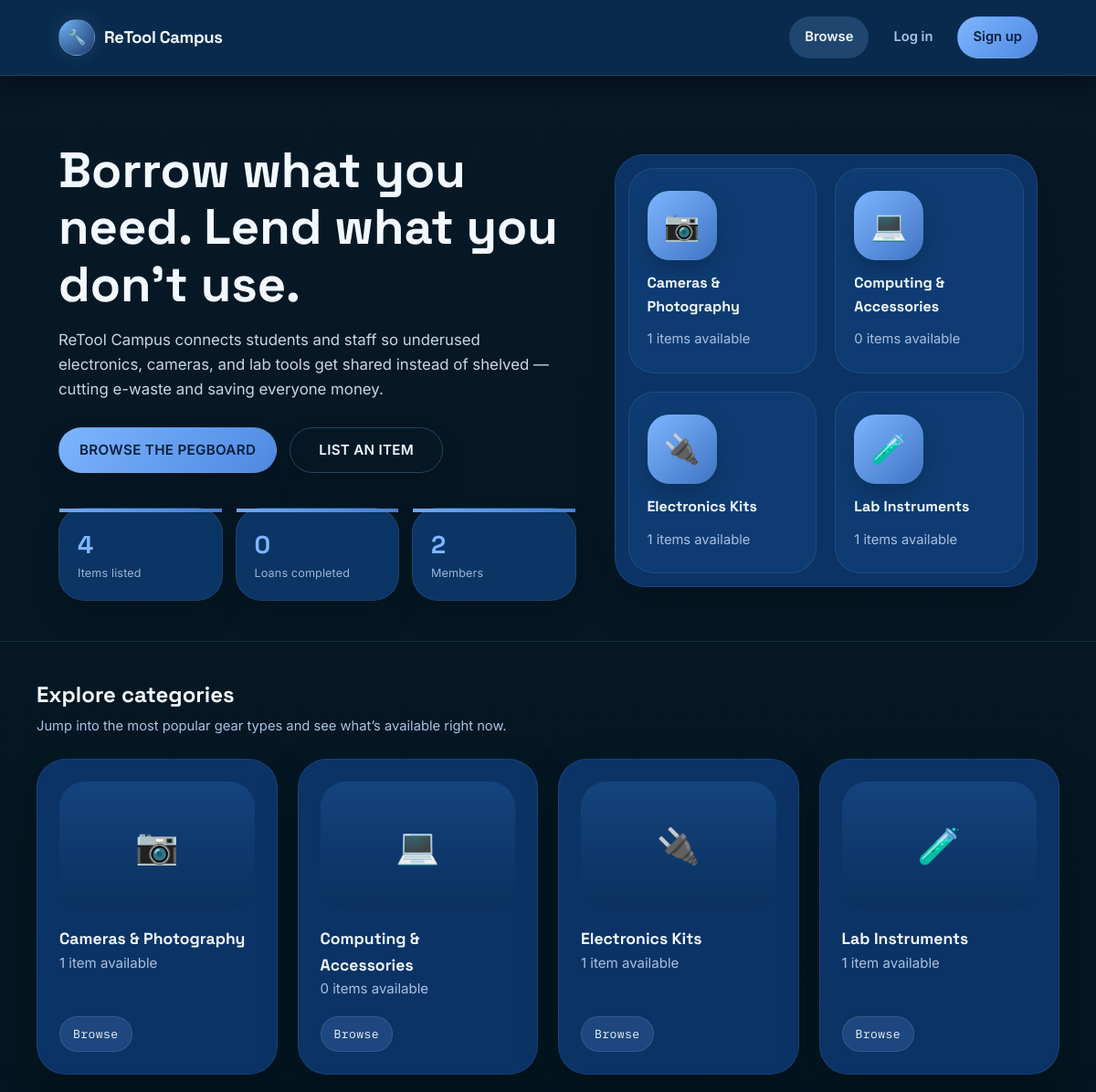
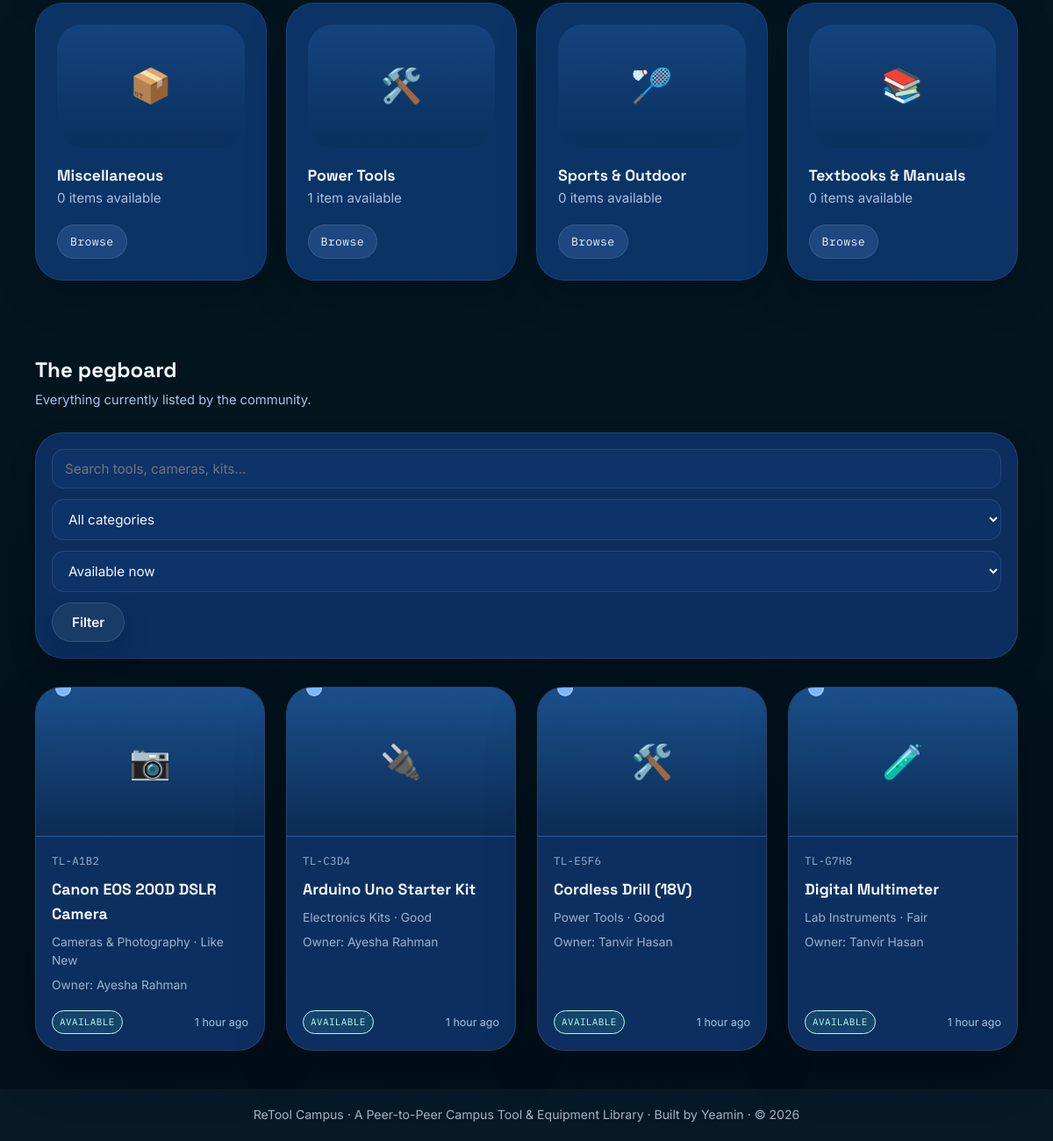
The page / on the database its author committed (2 pictures, top to bottom).
### tables this page shows
CREATE TABLE categories (
    id        INT AUTO_INCREMENT PRIMARY KEY,
    name      VARCHAR(60) NOT NULL UNIQUE,
    icon      VARCHAR(10) DEFAULT '🔧'
);

CREATE TABLE items (
    id              INT AUTO_INCREMENT PRIMARY KEY,
    owner_id        INT NOT NULL,
    category_id     INT NOT NULL,
    title           VARCHAR(120) NOT NULL,
    description     TEXT NOT NULL,
    item_condition  ENUM('New','Like New','Good','Fair','Worn') NOT NULL DEFAULT 'Good',
    photo_path      VARCHAR(255) DEFAULT NULL,
    max_loan_days   INT NOT NULL DEFAULT 7,
    deposit_note    VARCHAR(255) DEFAULT NULL,
    status          ENUM('available','borrowed','unavailable') NOT NULL DEFAULT 'available',
    asset_code      VARCHAR(12) NOT NULL UNIQUE,
    created_at      DATETIME NOT NULL DEFAULT CURRENT_TIMESTAMP,
    FOREIGN KEY (owner_id)    REFERENCES users(id)      ON DELETE CASCADE,
    FOREIGN KEY (category_id) REFERENCES categories(id) ON DELETE RESTRICT
);

CREATE TABLE users (
    id              INT AUTO_INCREMENT PRIMARY KEY,
    full_name       VARCHAR(100)  NOT NULL,
    email           VARCHAR(150)  NOT NULL UNIQUE,
    student_id      VARCHAR(30)   NOT NULL,
    password_hash   VARCHAR(255)  NOT NULL,
    phone           VARCHAR(30)   DEFAULT NULL,
    department      VARCHAR(100)  DEFAULT NULL,
    avatar_initials VARCHAR(4)    DEFAULT NULL,
    reputation_pts  INT           NOT NULL DEFAULT 0,
    created_at      DATETIME      NOT NULL DEFAULT CURRENT_TIMESTAMP
);

### includes/auth.php (called while the page is built, shortened)
<?php
function is_logged_in(): bool {
    return isset($_SESSION['user_id']);
}
function e(?string $str): string {
    return htmlspecialchars($str ?? '', ENT_QUOTES, 'UTF-8');
}

### includes/functions.php (called while the page is built, shortened)
<?php
function get_categories(PDO $pdo): array {
    static $cats = null;
    if ($cats === null) {
        $cats = $pdo->query(
            "SELECT categories.*, COUNT(items.id) AS item_count
             FROM categories
             LEFT JOIN items ON items.category_id = categories.id AND items.status = 'available'
             GROUP BY categories.id
             ORDER BY categories.name"
        )->fetchAll();
    }
    return $cats;
}
function time_ago(string $datetime): string {
    $diff = time() - strtotime($datetime);
    $units = [
        31536000 => 'year', 2592000 => 'month', 86400 => 'day',
        3600 => 'hour', 60 => 'minute'
    ];
    foreach ($units as $secs => $label) {
        $val = floor($diff / $secs);
        if ($val >= 1) return $val . ' ' . $label . ($val > 1 ? 's' : '') . ' ago';
    }
    return 'just now';
}
function status_badge_class(string $status): string {
    return match ($status) {
        'available' => 'badge badge-available',
        'borrowed'  => 'badge badge-borrowed',
        'unavailable' => 'badge badge-unavailable',
        'pending'   => 'badge badge-pending',
        'approved'  => 'badge badge-approved',
        'rejected'  => 'badge badge-rejected',
        'returned'  => 'badge badge-returned',
        'cancelled' => 'badge badge-cancelled',
        default     => 'badge',
    };
}

### index.php (the view, shortened to what this page needs)
<?php
require_once __DIR__ . '/includes/auth.php';
require_once __DIR__ . '/includes/functions.php';
$categories = get_categories($pdo);
$q          = trim($_GET['q'] ?? '');
$status     = $_GET['status'] ?? 'available';
$sql = "SELECT items.*, categories.name AS category_name, categories.icon AS category_icon,
               users.full_name AS owner_name
        FROM items
        JOIN categories ON categories.id = items.category_id
        JOIN users ON users.id = items.owner_id
        WHERE 1=1";
$params = [];
if (in_array($status, ['available', 'borrowed', 'unavailable'], true)) {
    $sql .= ' AND items.status = ?';
    $params[] = $status;
}
$sql .= ' ORDER BY items.created_at DESC';
$stmt = $pdo->prepare($sql);
$stmt->execute($params);
$items = $stmt->fetchAll();
$totalItems     = $pdo->query('SELECT COUNT(*) FROM items')->fetchColumn();
$totalLoans     = $pdo->query("SELECT COUNT(*) FROM borrow_requests WHERE status IN ('approved','returned')")->fetchColumn();
$totalMembers   = $pdo->query('SELECT COUNT(*) FROM users')->fetchColumn();
include __DIR__ . '/includes/header.php';
?>
<header class="hero">
    <div class="container hero-grid">
        <div>
            <h1>Borrow what you need. Lend what you don't use.</h1>
            <p class="lead">ReTool Campus connects students and staff so underused electronics, cameras,
               and lab tools get shared instead of shelved — cutting e-waste and saving everyone money.</p>
            <div class="hero-actions">
                <a href="#browse" class="btn btn-primary">Browse the pegboard</a>
                <a href="<?= is_logged_in() ? 'add_item.php' : 'register.php' ?>" class="btn btn-outline">List an item</a>
            </div>
            <div class="stat-strip">
                <div class="stat-card"><div class="num"><?= (int)$totalItems ?></div><div class="label">Items listed</div></div>
                <div class="stat-card"><div class="num"><?= (int)$totalLoans ?></div><div class="label">Loans completed</div></div>
                <div class="stat-card"><div class="num"><?= (int)$totalMembers ?></div><div class="label">Members</div></div>
            </div>
        </div>
        <div class="pegboard">
            <?php
            $sample = array_slice($categories, 0, 4);
            foreach ($sample as $c): ?>
                <div class="peg-tag">
                    <div class="tag-visual"><span><?= e($c['icon']) ?></span></div>
                    <div class="tag-name"><?= e($c['name']) ?></div>
                    <div class="tag-count"><?= (int)$c['item_count'] ?> item<?= $c['item_count'] === '1' ? '' : 's' ?> available</div>
                </div>
            <?php endforeach; ?>
        </div>
    </div>
</header>
<section class="section container" id="categories">
    <div class="section-head">
        <div>
            <h2>Explore categories</h2>
            <p>Jump into the most popular gear types and see what’s available right now.</p>
        </div>
    </div>
    <div class="category-grid">
        <?php foreach ($categories as $c): ?>
            <a href="index.php?category=<?= (int)$c['id'] ?>#browse" class="category-card">
                <div class="category-media">
                    <span><?= e($c['icon']) ?></span>
                </div>
                <div>
                    <div class="category-name"><?= e($c['name']) ?></div>
                    <div class="category-availability"><?= (int)$c['item_count'] ?> item<?= (int)$c['item_count'] === 1 ? '' : 's' ?> available</div>
                </div>
                <div class="category-pill">Browse</div>
            </a>
        <?php endforeach; ?>
    </div>
</section>
<section class="section container" id="browse">
    <div class="section-head">
        <div>
            <h2>The pegboard</h2>
            <p>Everything currently listed by the community.</p>
        </div>
    </div>
    <form class="filter-bar" method="get" action="index.php#browse">
        <input type="text" name="q" placeholder="Search tools, cameras, kits…" value="<?= e($q) ?>">
        <select name="category">
            <option value="">All categories</option>
        </select>
        <select name="status">
            <option value="available" <?= $status === 'available' ? 'selected' : '' ?>>Available now</option>
        </select>
        <button type="submit" class="btn btn-dark">Filter</button>
    </form>
    <?php if (!$items): ?>
        <div class="empty-state">
            <div class="emoji">🗄️</div>
            <h3>Nothing matches yet</h3>
            <p>Try a different search, or be the first to list this kind of item.</p>
        </div>
    <?php else: ?>
        <div class="item-grid">
            <?php foreach ($items as $item): ?>
                <a class="item-card" href="item.php?id=<?= (int)$item['id'] ?>">
                    <div class="item-photo" style="<?= $item['photo_path'] ? 'background-image:url(' . e($item['photo_path']) . ')' : '' ?>">
                        <?= $item['photo_path'] ? '' : e($item['category_icon']) ?>
                    </div>
                    <div class="item-body">
                        <div class="item-code"><?= e($item['asset_code']) ?></div>
                        <div class="item-title"><?= e($item['title']) ?></div>
                        <div class="item-meta"><?= e($item['category_name']) ?> &middot; <?= e($item['item_condition']) ?></div>
                        <div class="item-meta">Owner: <?= e($item['owner_name']) ?></div>
                        <div class="item-footer">
                            <span class="<?= status_badge_class($item['status']) ?>"><?= e($item['status']) ?></span>
                            <span style="font-size:.78rem;color:var(--muted);"><?= e(time_ago($item['created_at'])) ?></span>
                        </div>
                    </div>
                </a>
            <?php endforeach; ?>
        </div>
    <?php endif; ?>
</section>
<?php include __DIR__ . '/includes/footer.php'; ?>

### includes/header.php (shortened to what this page needs)
<?php
$current_script = basename($_SERVER['SCRIPT_NAME']);
$user = is_logged_in() ? current_user() : null;
$css_version = file_exists(__DIR__ . '/../css/style.css') ? filemtime(__DIR__ . '/../css/style.css') : time();
?>
<!DOCTYPE html>
<html lang="en">
<head>
<link rel="stylesheet" href="css/style.css?v=<?= e($css_version) ?>">
</head>
<body>
<nav class="nav">
    <div class="nav-inner">
        <a href="index.php" class="brand">
            <span class="brand-mark">🔧</span> ReTool Campus
        </a>
        <div class="nav-links">
            <a href="index.php" class="<?= $current_script === 'index.php' ? 'active' : '' ?>">Browse</a>
            <?php if ($user): ?>
                <a href="add_item.php" class="<?= $current_script === 'add_item.php' ? 'active' : '' ?>">List an item</a>
                <a href="dashboard.php" class="<?= $current_script === 'dashboard.php' ? 'active' : '' ?>">Dashboard</a>
                <a href="profile.php" class="<?= $current_script === 'profile.php' ? 'active' : '' ?>">Profile</a>
                <span class="nav-user">Hi, <?= e(explode(' ', $user['full_name'])[0]) ?></span>
                <a href="logout.php" class="nav-cta">Log out</a>
            <?php else: ?>
                <a href="login.php" class="<?= $current_script === 'login.php' ? 'active' : '' ?>">Log in</a>
                <a href="register.php" class="nav-cta">Sign up</a>
            <?php endif; ?>
        </div>
    </div>
</nav>

### includes/footer.php (shortened to what this page needs)
    <footer class="site-footer">
        <div class="container">
            ReTool Campus &middot; A Peer-to-Peer Campus Tool &amp; Equipment Library &middot;
            Built by Yeamin &middot; &copy; <?= date('Y') ?>
        </div>
    </footer>
</body>
</html>

### rows shown on the page
categories: icon "📷", name "Cameras & Photography", item_count "1"
categories: icon "💻", name "Computing & Accessories", item_count "0"
categories: icon "🔌", name "Electronics Kits", item_count "1"
categories: icon "🧪", name "Lab Instruments", item_count "1"
categories: icon "📦", name "Miscellaneous", item_count "0"
categories: icon "🛠️", name "Power Tools", item_count "1"
categories: icon "🏸", name "Sports & Outdoor", item_count "0"
categories: icon "📚", name "Textbooks & Manuals", item_count "0"
items: category.icon "📷", asset_code "TL-A1B2", title "Canon EOS 200D DSLR Camera", category.name "Cameras & Photography", item_condition "Like New", owner.full_name "Ayesha Rahman", status "AVAILABLE", created_at "1 hour ago"
items: category.icon "🔌", asset_code "TL-C3D4", title "Arduino Uno Starter Kit", category.name "Electronics Kits", item_condition "Good", owner.full_name "Ayesha Rahman", status "AVAILABLE", created_at "1 hour ago"
items: category.icon "🛠️", asset_code "TL-E5F6", title "Cordless Drill (18V)", category.name "Power Tools", item_condition "Good", owner.full_name "Tanvir Hasan", status "AVAILABLE", created_at "1 hour ago"
items: category.icon "🧪", asset_code "TL-G7H8", title "Digital Multimeter", category.name "Lab Instruments", item_condition "Fair", owner.full_name "Tanvir Hasan", status "AVAILABLE", created_at "1 hour ago"

### other values the page prints
$totalItems "4"
$totalLoans "0"
$totalMembers "2"
